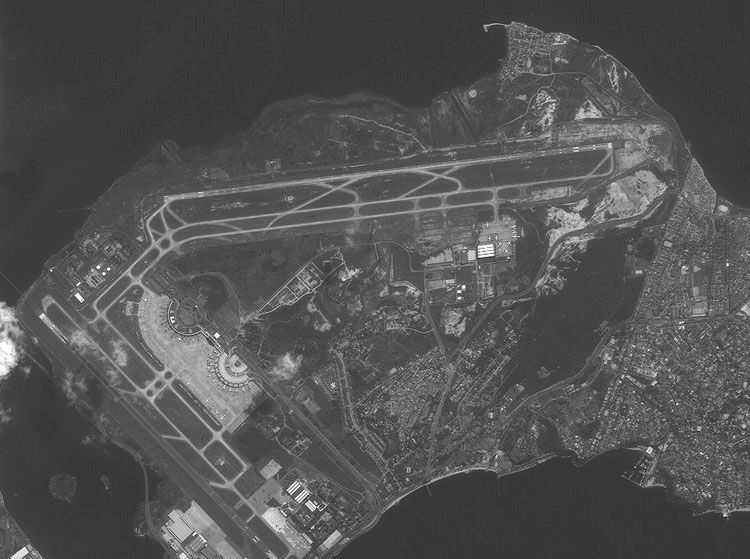
#> input picture Mathimatical_Morphology/galeao.jpg, 750 x 559 px
$ jupyter execute practice_lec3_MP.ipynb   (older library calls are emulated)
#> lines starting #> are read from the running program, lines starting #| are printed output that depends on the picture; after the words box and inside, x2 and y2 are one past the last pixel; in counts of white or black regions, pixels touching at a corner belong together
## practice 1 using M prosessing to etrcat airport

[cell 1]
import cv2
import numpy as np


# Loading the image
img = cv2.imread('galeao.jpg')
#> img is the input picture: shape (559, 750, 3); mean B, G, R 82.9, 82.6, 83.1

img.shape
#> Out = (559, 750, 3)

[cell 2]
# preprocess the image
gray_img = cv2.cvtColor(img , cv2.COLOR_BGR2GRAY)
gray_img.shape
#> Out = (559, 750)

[cell 3]
# Applying 7x7 Gaussian Blur
blurred = cv2.GaussianBlur(gray_img, (7, 7), 0)

# Applying threshold
threshold = cv2.threshold(blurred, 0, 255,
    cv2.THRESH_BINARY_INV | cv2.THRESH_OTSU)[1]
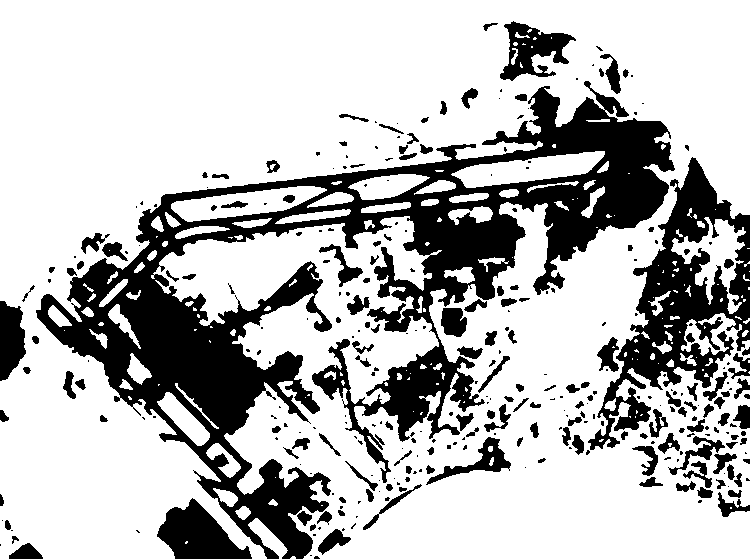
#> threshold: shape (559, 750); 73.3% white; 320 black regions (168 under 20 px), largest, box (x1, y1, x2, y2) and area: (36, 81, 675, 559) 73129, (588, 157, 750, 450) 15146, (157, 498, 252, 559) 3236

# Apply the Component analysis function
analysis = cv2.connectedComponentsWithStats(threshold,
                                            4,
                                            cv2.CV_32S)
(totalLabels, label_ids, values, centroid) = analysis
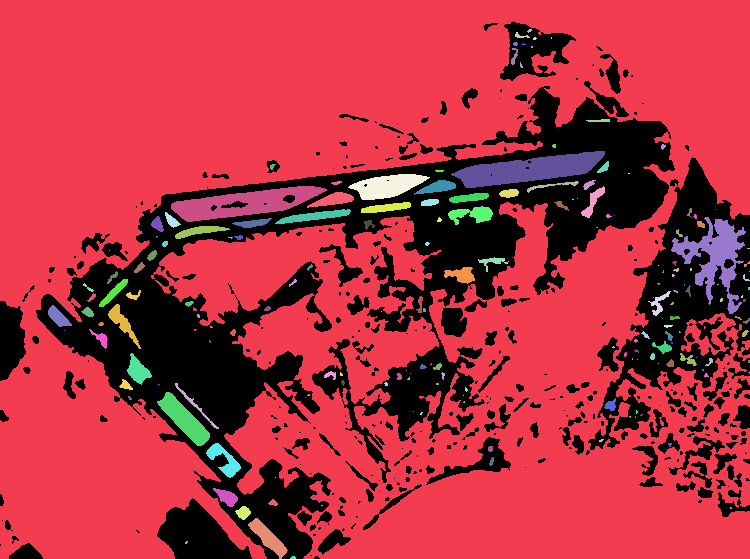
#> label_ids: shape (559, 750) int32; 181 distinct labels, from 0 to 180; one colour per label, 0 black
#> totalLabels = 181; values = 181 rows, first 6: [0, 21, 750, 538, 111798], [0, 0, 750, 559, 286446], [527, 29, 5, 4, 12], [515, 32, 15, 6, 39], [533, 37, 4, 3, 9], [551, 37, 1, 2, 2]; centroid = 181 pairs, first value 57.88 to 749, second value 30.25 to 557.2

# Initialize a new image to store
# all the output components
output = np.zeros(gray_img.shape, dtype="uint8")

# Loop through each component
for i in range(1, totalLabels):

      # Area of the component
    area = values[i, cv2.CC_STAT_AREA]

    if (area > 200) and (area < 200000):
        componentMask = (label_ids == i).astype("uint8") * 255
        output = cv2.bitwise_or(output, componentMask)
#> this loop made 180 passes
#> area on passes 1, 3, 9: 286446, 39, 58
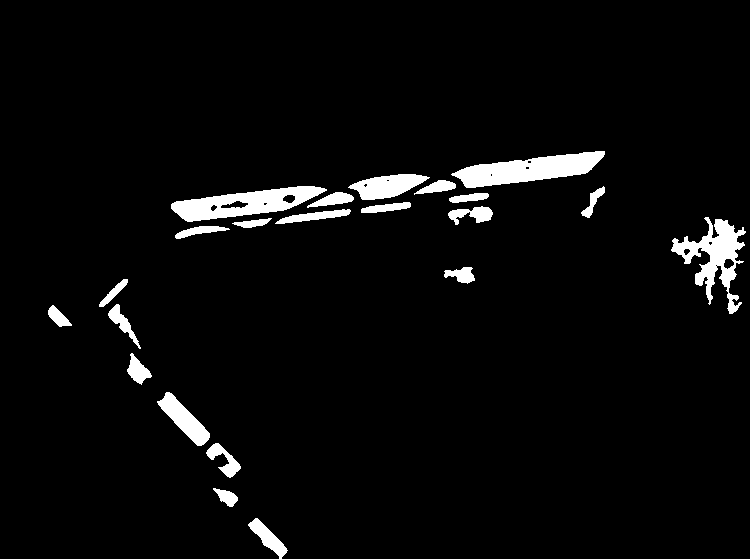
#> output: shape (559, 750); 4% white; 22 white regions, largest, box (x1, y1, x2, y2) and area: (451, 151, 605, 188) 3027, (171, 186, 327, 222) 2818, (671, 217, 746, 314) 2632


cv2.imshow("Image", img)
cv2.imshow("Filtered Components", output)
cv2.waitKey(0)

[cell 4]
# Applying 7x7 Gaussian Blur
blurred = cv2.GaussianBlur(gray_img, (7, 7), 0)

# Applying threshold
threshold = cv2.threshold(blurred, 0, 255,
    cv2.THRESH_BINARY_INV | cv2.THRESH_OTSU)[1]

# Apply the Component analysis function
analysis = cv2.connectedComponentsWithStats(threshold,
                                            4,
                                            cv2.CV_32S)
(totalLabels, label_ids, values, centroid) = analysis

# Initialize a new image to
# store all the output components
output = np.zeros(gray_img.shape, dtype="uint8")

# Loop through each component
for i in range(1, totalLabels):

      # Area of the component
    area = values[i, cv2.CC_STAT_AREA]

    if (area > 140) and (area < 400):
        # Create a new image for bounding boxes
        new_img=img.copy()

        # Now extract the coordinate points
        x1 = values[i, cv2.CC_STAT_LEFT]
        y1 = values[i, cv2.CC_STAT_TOP]
        w = values[i, cv2.CC_STAT_WIDTH]
        h = values[i, cv2.CC_STAT_HEIGHT]

        # Coordinate of the bounding box
        pt1 = (x1, y1)
        pt2 = (x1+ w, y1+ h)
        (X, Y) = centroid[i]

        # Bounding boxes for each component
        cv2.rectangle(new_img,pt1,pt2,
                      (0, 255, 0), 3)
        cv2.circle(new_img, (int(X),
                             int(Y)),
                   4, (0, 0, 255), -1)

        # Create a new array to show individual component
        component = np.zeros(gray_img.shape, dtype="uint8")
        componentMask = (label_ids == i).astype("uint8") * 255

        # Apply the mask using the bitwise operator
        component = cv2.bitwise_or(component,componentMask)
        output = cv2.bitwise_or(output, componentMask)

        # Show the final images
        cv2.imshow("Image", new_img)
        cv2.imshow("Individual Component", component)
        cv2.imshow("Filtered Components", output)
        cv2.waitKey(0)
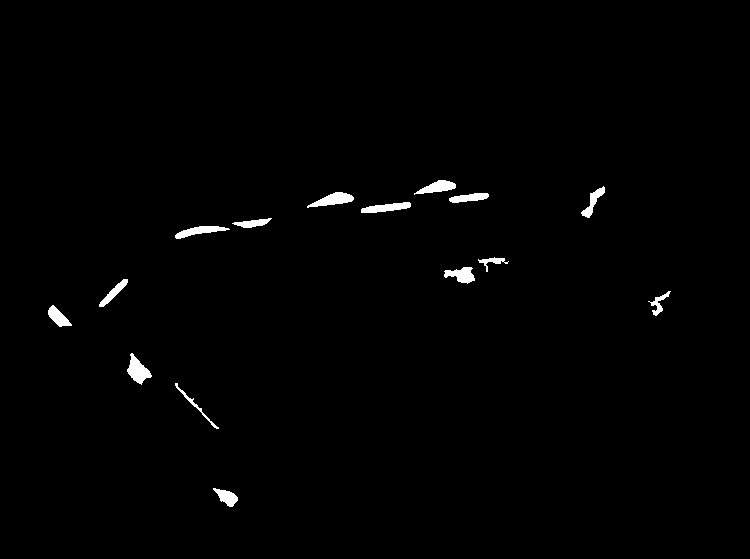
#> output: shape (559, 750); 0.96% white; 15 white regions, largest, box (x1, y1, x2, y2) and area: (127, 353, 152, 385) 397, (307, 192, 354, 208) 382, (361, 202, 411, 213) 332

[cell 5]
import cv2
import numpy as np
import matplotlib.pyplot as plt

# ---------- Settings (tweak these) ----------
img_path = "galeao.jpg"
gauss_ksize = (7, 7)
morph_kernel_size = (25, 25)   # bigger kernel -> merges larger white areas (tweak)
area_min = 5000                # minimum component area to keep (tweak)
area_max = 5000000             # maximum component area to keep (tweak)
# --------------------------------------------

# Load image
img = cv2.imread(img_path)
if img is None:
    raise FileNotFoundError(f"Image not found: {img_path}")

# For display with matplotlib convert BGR->RGB
img_rgb = cv2.cvtColor(img, cv2.COLOR_BGR2RGB)

# Grayscale + blur
gray = cv2.cvtColor(img, cv2.COLOR_BGR2GRAY)
blurred = cv2.GaussianBlur(gray, gauss_ksize, 0)

# Otsu threshold (keep white as 255)
_, thresh = cv2.threshold(blurred, 0, 255, cv2.THRESH_BINARY + cv2.THRESH_OTSU)

# Morphological ops to connect runway / airport white regions and remove small noise
kernel = cv2.getStructuringElement(cv2.MORPH_ELLIPSE, morph_kernel_size)
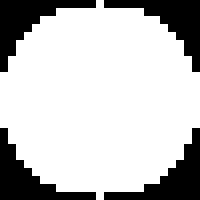
#> kernel: shape (25, 25) (shown 8 times larger); values 0 (black) and 1 (white), 76.3% white; 4 black regions, box (x1, y1, x2, y2) and area: (0, 0, 12, 9) 37, (13, 0, 25, 9) 37, (0, 16, 12, 25) 37, (13, 16, 25, 25) 37
closed = cv2.morphologyEx(thresh, cv2.MORPH_CLOSE, kernel)   # fills small holes
#> closed: shape (559, 750); 48% white; 9 white regions (3 under 20 px), largest, box (x1, y1, x2, y2) and area: (0, 21, 750, 559) 199885, (0, 494, 43, 559) 1002, (436, 88, 479, 115) 372, (0, 410, 9, 422) 75, (100, 415, 108, 422) 45, (339, 141, 347, 151) 36
opened = cv2.morphologyEx(closed, cv2.MORPH_OPEN, kernel)    # remove small isolated blobs
#> opened: shape (559, 750); 46.7% white; 2 white regions, box (x1, y1, x2, y2) and area: (0, 24, 750, 559) 195005, (0, 521, 40, 559) 882

# Connected components
num_labels, labels, stats, centroids = cv2.connectedComponentsWithStats(opened, connectivity=8)
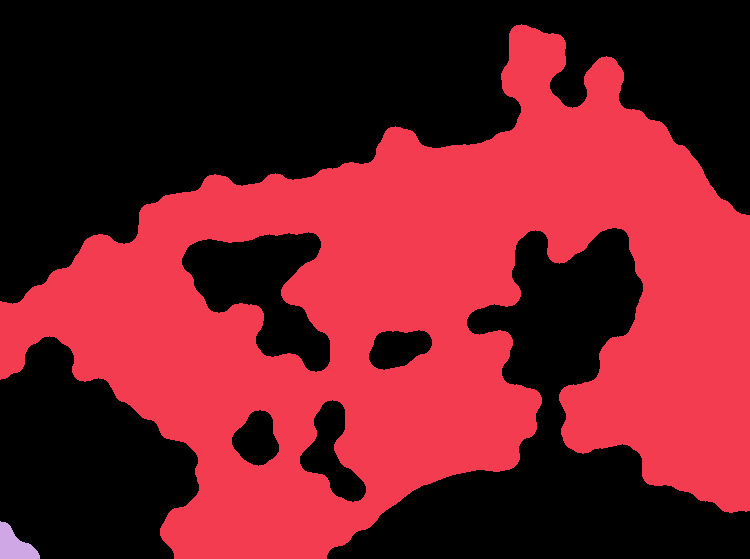
#> labels: shape (559, 750) int32; 3 distinct labels, from 0 to 2; one colour per label, 0 black
#> num_labels = 3; stats = [[0, 0, 750, 559, 223363], [0, 24, 750, 535, 195005], [0, 521, 40, 38, 882]]; centroids = [[335.1, 244.4], [421.3, 317.4], [14.25, 545.1]]

# Prepare outputs
mask_filtered = np.zeros_like(gray, dtype=np.uint8)   # final combined mask
out_img = img_rgb.copy()

# Collect some individual component images for display
components_to_show = []
for i in range(1, num_labels):   # skip background label 0
    area = stats[i, cv2.CC_STAT_AREA]
    if area_min <= area <= area_max:
        x = stats[i, cv2.CC_STAT_LEFT]
        y = stats[i, cv2.CC_STAT_TOP]
        w = stats[i, cv2.CC_STAT_WIDTH]
        h = stats[i, cv2.CC_STAT_HEIGHT]

        # bounding box & centroid on color image
        cv2.rectangle(out_img, (x, y), (x + w, y + h), (0, 255, 0), 3)
        cx, cy = centroids[i]
        cv2.circle(out_img, (int(cx), int(cy)), 5, (255, 0, 0), -1)

        # build the mask for this component and add it to global mask
        comp_mask = (labels == i).astype(np.uint8) * 255
        mask_filtered = cv2.bitwise_or(mask_filtered, comp_mask)

        # save some individual components (cropped) for viewing
        comp_crop = cv2.bitwise_and(img_rgb, img_rgb, mask=comp_mask)
        comp_crop = comp_crop[y:y+h, x:x+w]
        components_to_show.append(comp_crop)
#> this loop made 2 passes
#> (area, x, y, w, h, cx, cy) on pass 1: (195005, 0, 24, 750, 535, 421.3, 317.4)
#> area on pass 2: 882
#> pass 1, `comp_mask = (labels == i).astype(np.uint8) * 255`:
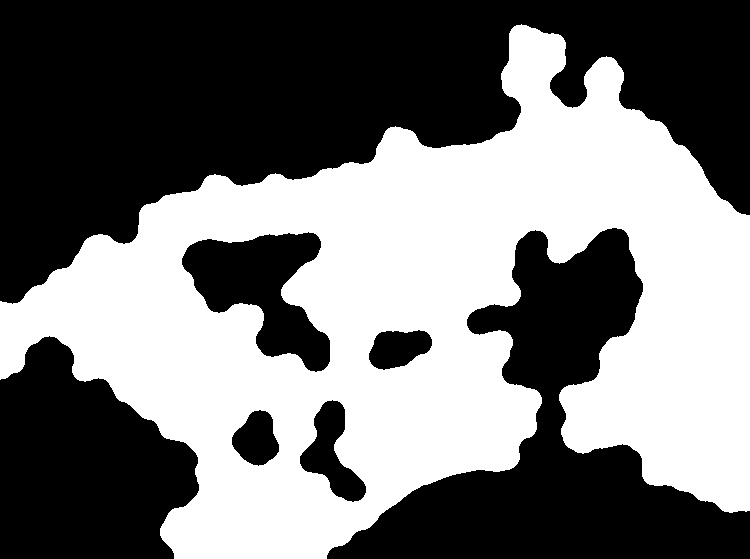
#> comp_mask: shape (559, 750); 46.5% white; 1 white region, box (x1, y1, x2, y2) and area: (0, 24, 750, 559) 195005
#> pass 1, `comp_crop = cv2.bitwise_and(img_rgb, img_rgb, mask=comp_mask)`:
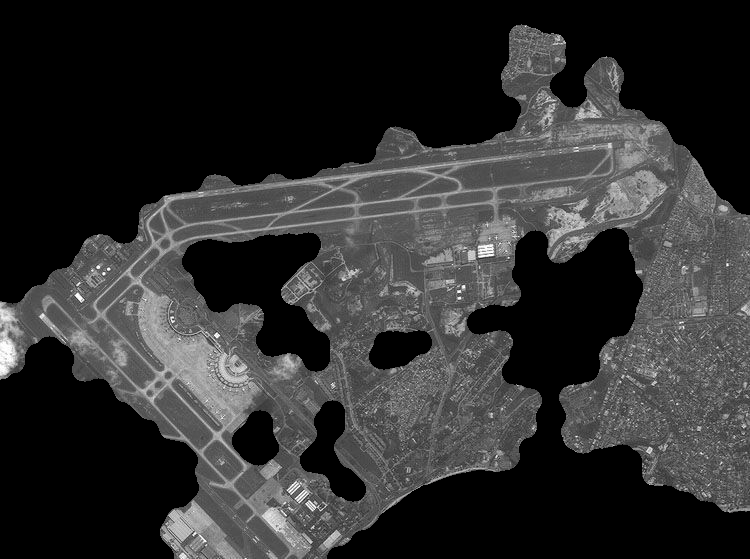
#> comp_crop: shape (559, 750, 3); mean R, G, B 47.8, 47.8, 47.8
#> pass 1, `comp_crop = comp_crop[y:y+h, x:x+w]`:
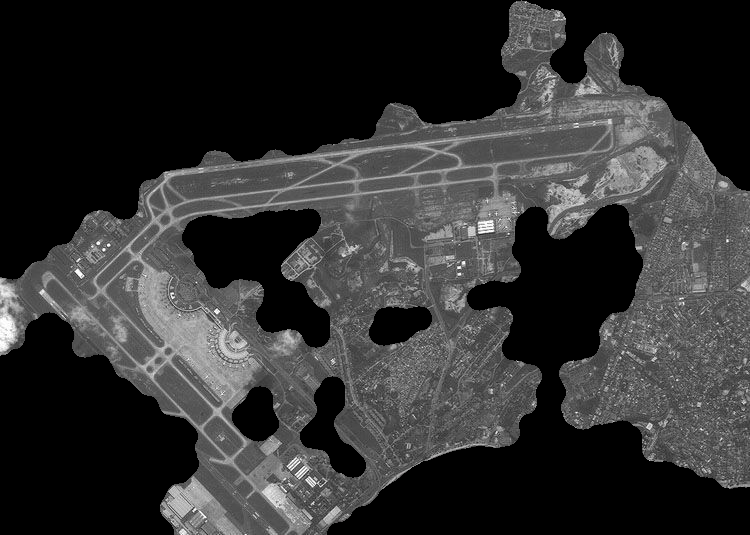
#> comp_crop: shape (535, 750, 3); mean R, G, B 49.9, 49.9, 49.9
#> after the loop:
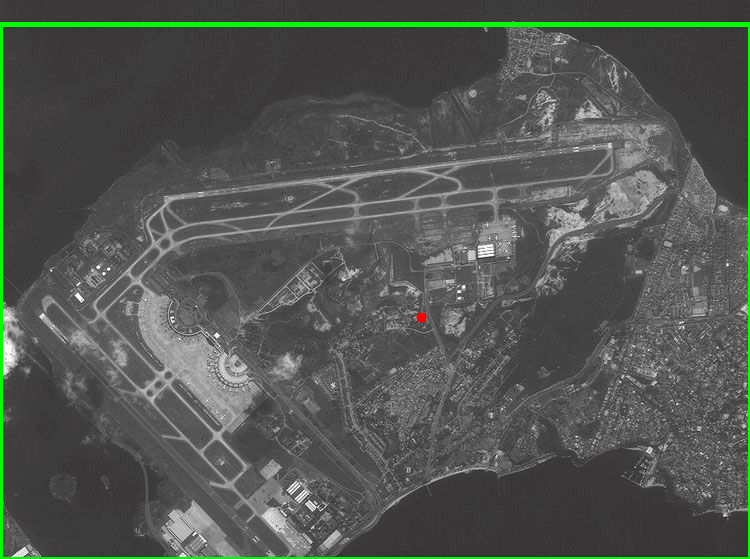
#> out_img: shape (559, 750, 3); mean R, G, B 81.8, 86.1, 81.5
#> after the loop, components_to_show = 1 item

# Convert mask to RGB for display consistency
mask_rgb = cv2.cvtColor(mask_filtered, cv2.COLOR_GRAY2RGB)

# Show images inline with matplotlib
fig, axes = plt.subplots(1, 3, figsize=(18, 8))
axes[0].imshow(img_rgb)
axes[0].set_title("Original (RGB)")
axes[0].axis("off")

axes[1].imshow(opened, cmap="gray")
axes[1].set_title("Thresh -> Morph (binary)")
axes[1].axis("off")

axes[2].imshow(out_img)
axes[2].set_title("Filtered Components (boxes + centroids)")
axes[2].axis("off")

plt.show()

# Show final combined mask and a few individual components (if any)
fig2, ax2 = plt.subplots(1, 1, figsize=(8, 6))
ax2.imshow(mask_rgb)
ax2.set_title("Final Combined Mask of Kept Components")
ax2.axis("off")
plt.show()

# Show up to 6 individual component crops inline
n_show = min(len(components_to_show), 6)
#> n_show = 1
if n_show:
    cols = n_show
#> cols = 1
    fig3, axs3 = plt.subplots(1, cols, figsize=(4*cols, 4))
    if cols == 1:
        axs3 = [axs3]
    for k in range(n_show):
        axs3[k].imshow(components_to_show[k])
        axs3[k].axis("off")
        axs3[k].set_title(f"Component {k+1}")
    plt.show()
else:
    print("No components matched the area thresholds. Try lowering 'area_min' or increasing kernel size.")
